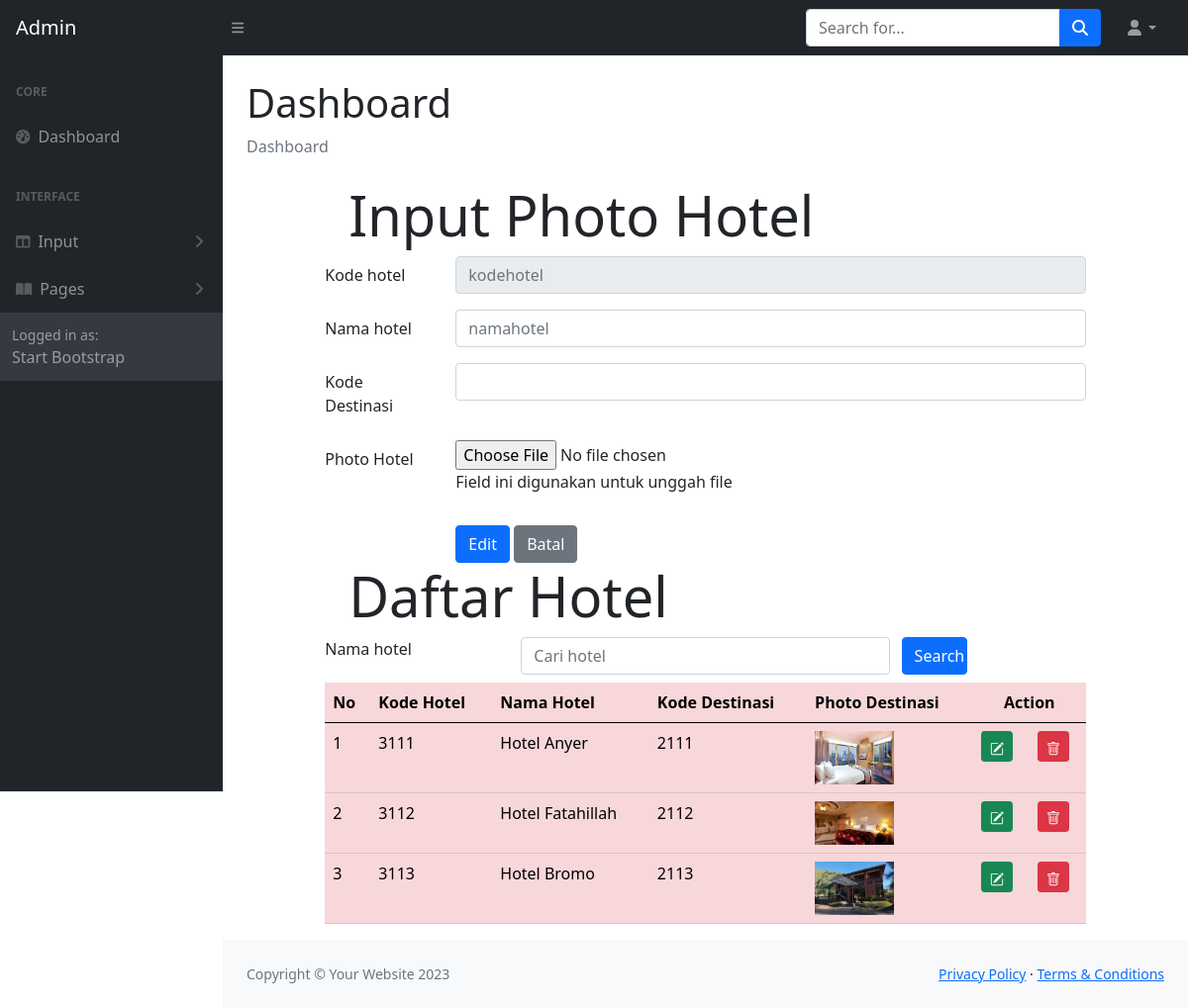
Page /ADMIN/hotelubah.php on the committed database.
### tables this page shows
CREATE TABLE `hotel` (
  `hotelKODE` char(4) NOT NULL,
  `hotelNAMA` char(120) NOT NULL,
  `hotelKET` char(225) NOT NULL,
  `hotelFILE` char(120) NOT NULL,
  `destinasiKODE` char(4) NOT NULL
);

### ADMIN/hotelubah.php (the view, shortened to what this page needs)
<!DOCTYPE html>
<html lang="en">
<?php include "include/head.php";?>
    <body class="sb-nav-fixed">
        <?php include "include/menunav.php";?>
        <div id="layoutSidenav">
            <?php include "include/menu.php";?>
            <div id="layoutSidenav_content">
                <main>
                    <div class="container-fluid px-4">
                        <h1 class="mt-4">Dashboard</h1>
                        <ol class="breadcrumb mb-4">
                            <li class="breadcrumb-item active">Dashboard</li>
                        </ol>
<head>
  	<link rel="stylesheet" type="text/css" href="https://cdnjs.cloudflare.com/ajax/libs/select2/4.0.3/css/select2.min.css">
	<link rel="stylesheet" type="text/css" href="css/bootstrap.min.css">
</head>
<?php
	include "include/config.php";
	$datadestinasi = mysqli_query($connection, "select * from destinasi");
    $inputkode = $_GET['ubahfoto'];
    $editfoto= mysqli_query($connection,"select * from hotel where hotelKODE = '$inputkode'");
    $rowedit = mysqli_fetch_array($editfoto);
?>
<body>
<div class="row">
<div class="col-sm-1"></div>
<div class="col-sm-10">
	<div class="jumbotron jumbotron-fluid">
		<div class="container">
			<h1 class="display-4">Input Photo Hotel</h1>
		</div>
	</div>
	<form method="POST" enctype="multipart/form-data">
		<div class="mb-3 row">
			<label for="kodehotel" class="col-sm-2 col-form-label">Kode hotel</label>
			<div class="col-sm-10">
				<input type="text" class="form-control" id="kodehotel" name="inputkode" placeholder="kodehotel" maxlength="4" value="<?php echo $rowedit["hotelKODE"]?>" readonly>
			</div>
		</div>
		<div class="mb-3 row">
			<label for="namahotel" class="col-sm-2 col-form-label">Nama hotel</label>
			<div class="col-sm-10">
				<input type="text" class="form-control" id="namahotel" name="inputnama" placeholder="namahotel" value="<?php echo $rowedit["hotelNAMA"]?>">
			</div>
		</div>
		<div class="mb-3 row">
			<label for="kodedestinasi" class="col-sm-2 col-form-label">Kode Destinasi</label>
			<div class="col-sm-10">
			<select class="form-control" id="kodedestinasi" name="kodedestinasi">
                    <option value="<?php echo $rowedit["destinasiKODE"]?>">
					</option>
				<?php while($row = mysqli_fetch_array($datadestinasi))
				{ ?>
					<option value="<?php echo $row["destinasiKODE"]?>">
					</option>
				<?php } ?>
			</select>
			</div>
		</div>
		<div class="mb-3 row">
			<label for="file" class="col-sm-2 col-form-label">Photo Hotel</label>
			<div class="col-sm-10">
				<input type="file" id="file" name="file" value="<?php echo $rowedit["hotelFILE"]?>">
				<p class="help-block">Field ini digunakan untuk unggah file</p>
			</div>
		</div>
		<div class="form-group row">
			<div class="col-sm-2"></div>
			<div class="col-sm-10">
				<input type="submit" name="edit" class="btn btn-primary" value="Edit">
				<input type="submit" name="Batal" class="btn btn-secondary" value="Batal">
			</div>
		</div>
	</form>
</div>
<div class="col-sm-1"></div>
</div>
<div class="row">
	<div class="col-sm-1"></div>
	<div class="col-sm-10">
		<div class="jumbotron jumbotron-fluid">
			<div class="container">
				<h1 class="display-4">Daftar Hotel</h1>
			</div>
		</div>
        <form method="POST">
                <div class="form-group row mb-2">
                <label for="search" class="col-sm-3">Nama hotel</label>
                <div class="col-sm-6">
                    <input type="text" name="search" class="form-control" id="search"
                    value="<?php if(isset($_POST["search"])) {echo $_POST["search"];}?>"
                        placeholder = "Cari hotel">
                </div>
                <input type="submit" name="kirim" class="col-sm-1 btn btn-primary" value="Search">
                </div>
            </form>
	<table class="table table-hover table-danger">
		<thead class="thead-dark">
			<tr>
				<th>No</th>
				<th>Kode Hotel</th>
				<th>Nama Hotel</th>
				<th>Kode Destinasi</th>
				<th>Photo Destinasi</th>
				<th colspan="2" style="text-align: center">Action</th>
			</tr>
		</thead>
		<tbody>
                <?php
				if(isset($_POST["kirim"])){
				$search = $_POST["search"];
				$query = mysqli_query($connection, "select hotel.* from hotel where hotelNAMA like '%".$search."%'"); }
				else{
					$query = mysqli_query($connection, "select hotel.* from hotel");
				}
				$nomor = 1;
				while($row = mysqli_fetch_array($query))
				{
				?>
				<tr>
					<td><?php echo $nomor;?></td>
					<td><?php echo $row['hotelKODE'];?></td>
					<td><?php echo $row['hotelNAMA'];?></td>
					<td><?php echo $row['destinasiKODE'];?></td>
					<td>
						<?php if(is_file("images/".$row['hotelFILE']))
						{ ?>
							<img src="images/<?php echo $row['hotelFILE']?>" width="80">
						<?php } else
							echo "<img src='images/noimage.png' width='80'>"
						?>
					</td>
					<td>
						<a href="hotelubah.php?ubahfoto=<?php echo $row['hotelKODE']?>" class="btn btn-success btn-sm" title="EDIT">
						</a>
					</td>
					<td>
						<a href="hotelhapus.php?hapusfoto=<?php echo $row['hotelKODE']?>" class="btn btn-danger btn-sm" title="DELETE">
						</a>
					</td>
				</tr>
			<?php $nomor = $nomor + 1;?>
			<?php }	?>
		</tbody>
	</table>
	</div>
	<div class="col-sm-1"></div>
</div>
</body>
    </div>
                </main>
                <?php include "include/footer.php";?>
            </div>
        </div>
    </body>
</html>
</html>

### rows in the picture
hotel: hotelKODE "3111", hotelNAMA "Hotel Anyer", destinasiKODE "2111", hotelFILE (picture)
hotel: hotelKODE "3112", hotelNAMA "Hotel Fatahillah", destinasiKODE "2112", hotelFILE (picture)
hotel: hotelKODE "3113", hotelNAMA "Hotel Bromo", destinasiKODE "2113", hotelFILE (picture)
